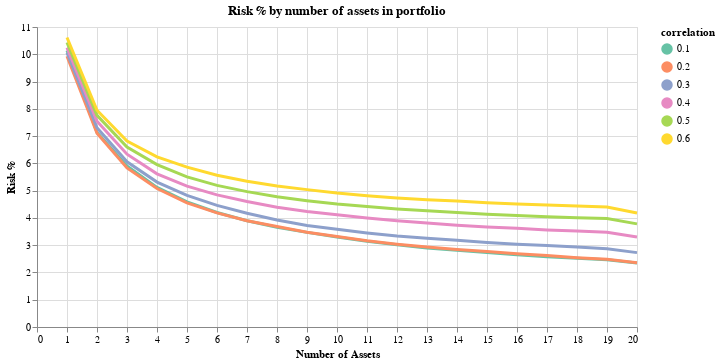

Notebook code cell kept with this figure:
### Code cell
plot_risk_level(simulated_data, 10)

### Figure 1 — Vega-Lite specification as saved in the notebook (floating-point values rounded to 4 significant figures)
{"$schema": "https://vega.github.io/schema/vega-lite/v2.6.0.json", "config": {"view": {"height": 300, "width": 400}}, "datasets": {"data-2e6ae5e2adabb7e875c2f379a6d842e5": [{"correlation": 0.1, "num_assets": 1, "risk": 10.14, "risk_level": 10}, {"correlation": 0.2, "num_assets": 1, "risk": 9.932, "risk_level": 10}, {"correlation": 0.3, "num_assets": 1, "risk": 10.06, "risk_level": 10}, {"correlation": 0.4, "num_assets": 1, "risk": 10.24, "risk_level": 10}, {"correlation": 0.5, "num_assets": 1, "risk": 10.43, "risk_level": 10}, {"correlation": 0.6, "num_assets": 1, "risk": 10.62, "risk_level": 10}, {"correlation": 0.1, "num_assets": 2, "risk": 7.134, "risk_level": 10}, {"correlation": 0.2, "num_assets": 2, "risk": 7.109, "risk_level": 10}, {"correlation": 0.3, "num_assets": 2, "risk": 7.304, "risk_level": 10}, {"correlation": 0.4, "num_assets": 2, "risk": 7.548, "risk_level": 10}, {"correlation": 0.5, "num_assets": 2, "risk": 7.761, "risk_level": 10}, {"correlation": 0.6, "num_assets": 2, "risk": 7.947, "risk_level": 10}, {"correlation": 0.1, "num_assets": 3, "risk": 5.903, "risk_level": 10}, {"correlation": 0.2, "num_assets": 3, "risk": 5.831, "risk_level": 10}, {"correlation": 0.3, "num_assets": 3, "risk": 6.057, "risk_level": 10}, {"correlation": 0.4, "num_assets": 3, "risk": 6.336, "risk_level": 10}, {"correlation": 0.5, "num_assets": 3, "risk": 6.595, "risk_level": 10}, {"correlation": 0.6, "num_assets": 3, "risk": 6.819, "risk_level": 10}, {"correlation": 0.1, "num_assets": 4, "risk": 5.119, "risk_level": 10}, {"correlation": 0.2, "num_assets": 4, "risk": 5.077, "risk_level": 10}, {"correlation": 0.3, "num_assets": 4, "risk": 5.313, "risk_level": 10}, {"correlation": 0.4, "num_assets": 4, "risk": 5.615, "risk_level": 10}, {"correlation": 0.5, "num_assets": 4, "risk": 5.953, "risk_level": 10}, {"correlation": 0.6, "num_assets": 4, "risk": 6.238, "risk_level": 10}, {"correlation": 0.1, "num_assets": 5, "risk": 4.589, "risk_level": 10}, {"correlation": 0.2, "num_assets": 5, "risk": 4.553, "risk_level": 10}, {"correlation": 0.3, "num_assets": 5, "risk": 4.823, "risk_level": 10}, {"correlation": 0.4, "num_assets": 5, "risk": 5.163, "risk_level": 10}, {"correlation": 0.5, "num_assets": 5, "risk": 5.505, "risk_level": 10}, {"correlation": 0.6, "num_assets": 5, "risk": 5.861, "risk_level": 10}, {"correlation": 0.1, "num_assets": 6, "risk": 4.199, "risk_level": 10}, {"correlation": 0.2, "num_assets": 6, "risk": 4.183, "risk_level": 10}, {"correlation": 0.3, "num_assets": 6, "risk": 4.459, "risk_level": 10}, {"correlation": 0.4, "num_assets": 6, "risk": 4.845, "risk_level": 10}, {"correlation": 0.5, "num_assets": 6, "risk": 5.193, "risk_level": 10}, {"correlation": 0.6, "num_assets": 6, "risk": 5.566, "risk_level": 10}, {"correlation": 0.1, "num_assets": 7, "risk": 3.898, "risk_level": 10}, {"correlation": 0.2, "num_assets": 7, "risk": 3.895, "risk_level": 10}, {"correlation": 0.3, "num_assets": 7, "risk": 4.169, "risk_level": 10}, {"correlation": 0.4, "num_assets": 7, "risk": 4.603, "risk_level": 10}, {"correlation": 0.5, "num_assets": 7, "risk": 4.964, "risk_level": 10}, {"correlation": 0.6, "num_assets": 7, "risk": 5.341, "risk_level": 10}, {"correlation": 0.1, "num_assets": 8, "risk": 3.658, "risk_level": 10}, {"correlation": 0.2, "num_assets": 8, "risk": 3.683, "risk_level": 10}, {"correlation": 0.3, "num_assets": 8, "risk": 3.924, "risk_level": 10}, {"correlation": 0.4, "num_assets": 8, "risk": 4.393, "risk_level": 10}, {"correlation": 0.5, "num_assets": 8, "risk": 4.773, "risk_level": 10}, {"correlation": 0.6, "num_assets": 8, "risk": 5.166, "risk_level": 10}, {"correlation": 0.1, "num_assets": 9, "risk": 3.469, "risk_level": 10}, {"correlation": 0.2, "num_assets": 9, "risk": 3.474, "risk_level": 10}, {"correlation": 0.3, "num_assets": 9, "risk": 3.721, "risk_level": 10}, {"correlation": 0.4, "num_assets": 9, "risk": 4.234, "risk_level": 10}, {"correlation": 0.5, "num_assets": 9, "risk": 4.631, "risk_level": 10}, {"correlation": 0.6, "num_assets": 9, "risk": 5.037, "risk_level": 10}, {"correlation": 0.1, "num_assets": 10, "risk": 3.303, "risk_level": 10}, {"correlation": 0.2, "num_assets": 10, "risk": 3.316, "risk_level": 10}, {"correlation": 0.3, "num_assets": 10, "risk": 3.584, "risk_level": 10}, {"correlation": 0.4, "num_assets": 10, "risk": 4.118, "risk_level": 10}, {"correlation": 0.5, "num_assets": 10, "risk": 4.51, "risk_level": 10}, {"correlation": 0.6, "num_assets": 10, "risk": 4.913, "risk_level": 10}, {"correlation": 0.1, "num_assets": 11, "risk": 3.148, "risk_level": 10}, {"correlation": 0.2, "num_assets": 11, "risk": 3.16, "risk_level": 10}, {"correlation": 0.3, "num_assets": 11, "risk": 3.45, "risk_level": 10}, {"correlation": 0.4, "num_assets": 11, "risk": 3.998, "risk_level": 10}, {"correlation": 0.5, "num_assets": 11, "risk": 4.416, "risk_level": 10}, {"correlation": 0.6, "num_assets": 11, "risk": 4.816, "risk_level": 10}, {"correlation": 0.1, "num_assets": 12, "risk": 3.019, "risk_level": 10}, {"correlation": 0.2, "num_assets": 12, "risk": 3.038, "risk_level": 10}, {"correlation": 0.3, "num_assets": 12, "risk": 3.336, "risk_level": 10}, {"correlation": 0.4, "num_assets": 12, "risk": 3.899, "risk_level": 10}, {"correlation": 0.5, "num_assets": 12, "risk": 4.327, "risk_level": 10}, {"correlation": 0.6, "num_assets": 12, "risk": 4.728, "risk_level": 10}, {"correlation": 0.1, "num_assets": 13, "risk": 2.898, "risk_level": 10}, {"correlation": 0.2, "num_assets": 13, "risk": 2.935, "risk_level": 10}, {"correlation": 0.3, "num_assets": 13, "risk": 3.256, "risk_level": 10}, {"correlation": 0.4, "num_assets": 13, "risk": 3.811, "risk_level": 10}, {"correlation": 0.5, "num_assets": 13, "risk": 4.261, "risk_level": 10}, {"correlation": 0.6, "num_assets": 13, "risk": 4.662, "risk_level": 10}, {"correlation": 0.1, "num_assets": 14, "risk": 2.813, "risk_level": 10}, {"correlation": 0.2, "num_assets": 14, "risk": 2.841, "risk_level": 10}, {"correlation": 0.3, "num_assets": 14, "risk": 3.177, "risk_level": 10}, {"correlation": 0.4, "num_assets": 14, "risk": 3.73, "risk_level": 10}, {"correlation": 0.5, "num_assets": 14, "risk": 4.197, "risk_level": 10}, {"correlation": 0.6, "num_assets": 14, "risk": 4.616, "risk_level": 10}, {"correlation": 0.1, "num_assets": 15, "risk": 2.73, "risk_level": 10}, {"correlation": 0.2, "num_assets": 15, "risk": 2.765, "risk_level": 10}, {"correlation": 0.3, "num_assets": 15, "risk": 3.096, "risk_level": 10}, {"correlation": 0.4, "num_assets": 15, "risk": 3.67, "risk_level": 10}, {"correlation": 0.5, "num_assets": 15, "risk": 4.133, "risk_level": 10}, {"correlation": 0.6, "num_assets": 15, "risk": 4.553, "risk_level": 10}, {"correlation": 0.1, "num_assets": 16, "risk": 2.653, "risk_level": 10}, {"correlation": 0.2, "num_assets": 16, "risk": 2.688, "risk_level": 10}, {"correlation": 0.3, "num_assets": 16, "risk": 3.036, "risk_level": 10}, {"correlation": 0.4, "num_assets": 16, "risk": 3.617, "risk_level": 10}, {"correlation": 0.5, "num_assets": 16, "risk": 4.085, "risk_level": 10}, {"correlation": 0.6, "num_assets": 16, "risk": 4.513, "risk_level": 10}, {"correlation": 0.1, "num_assets": 17, "risk": 2.58, "risk_level": 10}, {"correlation": 0.2, "num_assets": 17, "risk": 2.618, "risk_level": 10}, {"correlation": 0.3, "num_assets": 17, "risk": 2.987, "risk_level": 10}, {"correlation": 0.4, "num_assets": 17, "risk": 3.56, "risk_level": 10}, {"correlation": 0.5, "num_assets": 17, "risk": 4.042, "risk_level": 10}, {"correlation": 0.6, "num_assets": 17, "risk": 4.471, "risk_level": 10}, {"correlation": 0.1, "num_assets": 18, "risk": 2.524, "risk_level": 10}, {"correlation": 0.2, "num_assets": 18, "risk": 2.543, "risk_level": 10}, {"correlation": 0.3, "num_assets": 18, "risk": 2.929, "risk_level": 10}, {"correlation": 0.4, "num_assets": 18, "risk": 3.523, "risk_level": 10}, {"correlation": 0.5, "num_assets": 18, "risk": 4.009, "risk_level": 10}, {"correlation": 0.6, "num_assets": 18, "risk": 4.435, "risk_level": 10}, {"correlation": 0.1, "num_assets": 19, "risk": 2.468, "risk_level": 10}, {"correlation": 0.2, "num_assets": 19, "risk": 2.482, "risk_level": 10}, {"correlation": 0.3, "num_assets": 19, "risk": 2.87, "risk_level": 10}, {"correlation": 0.4, "num_assets": 19, "risk": 3.477, "risk_level": 10}, {"correlation": 0.5, "num_assets": 19, "risk": 3.98, "risk_level": 10}, {"correlation": 0.6, "num_assets": 19, "risk": 4.403, "risk_level": 10}, {"correlation": 0.1, "num_assets": 20, "risk": 2.344, "risk_level": 10}, {"correlation": 0.2, "num_assets": 20, "risk": 2.358, "risk_level": 10}, {"correlation": 0.3, "num_assets": 20, "risk": 2.727, "risk_level": 10}, {"correlation": 0.4, "num_assets": 20, "risk": 3.303, "risk_level": 10}, {"correlation": 0.5, "num_assets": 20, "risk": 3.781, "risk_level": 10}, {"correlation": 0.6, "num_assets": 20, "risk": 4.183, "risk_level": 10}]}, "layer": [{"data": {"name": "data-2e6ae5e2adabb7e875c2f379a6d842e5"}, "encoding": {"color": {"field": "correlation", "scale": {"scheme": "set2"}, "type": "nominal"}, "opacity": {"value": 0}, "x": {"axis": {"title": "Number of Assets"}, "field": "num_assets", "type": "quantitative"}, "y": {"axis": {"title": "Risk %"}, "field": "risk", "type": "quantitative"}}, "mark": "circle", "selection": {"selector001": {"empty": "all", "fields": ["correlation"], "nearest": true, "on": "mouseover", "resolve": "global", "type": "single"}}, "title": "Risk % by number of assets in portfolio", "width": 600}, {"data": {"name": "data-2e6ae5e2adabb7e875c2f379a6d842e5"}, "encoding": {"color": {"field": "correlation", "scale": {"scheme": "set2"}, "type": "nominal"}, "size": {"condition": {"selection": {"not": "selector001"}, "value": 1}, "value": 3}, "tooltip": [{"field": "correlation", "type": "quantitative"}], "x": {"axis": {"title": "Number of Assets"}, "field": "num_assets", "type": "quantitative"}, "y": {"axis": {"title": "Risk %"}, "field": "risk", "type": "quantitative"}}, "mark": "line"}]}
